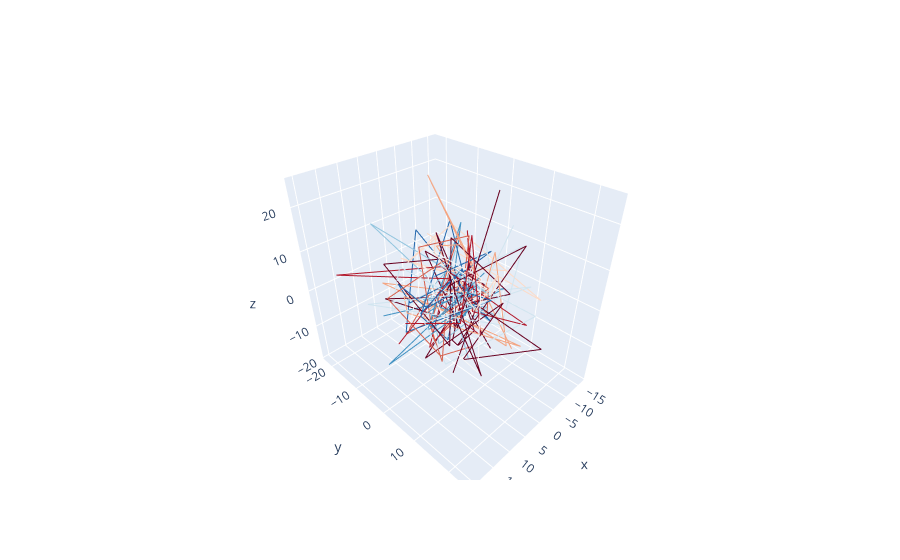

The notebook cell saved with this chart:
### Code cell
fig = go.Figure()
num_time_points = Y.shape[-1]

color_scale = px.colors.diverging.RdBu 
for k in range(K):
    x = Y[k, 0, :]
    y = Y[k, 1, :]
    z = Y[k, 2, :]

    color_index = int(k / K * (len(color_scale) - 1))  # Scale the index to the length of the color scale

    fig.add_trace(go.Scatter3d(
        x=x,
        y=y,
        z=z,
        mode='lines',
        line=dict(color=color_scale[color_index]),
        showlegend=False
    ))

fig.show()
